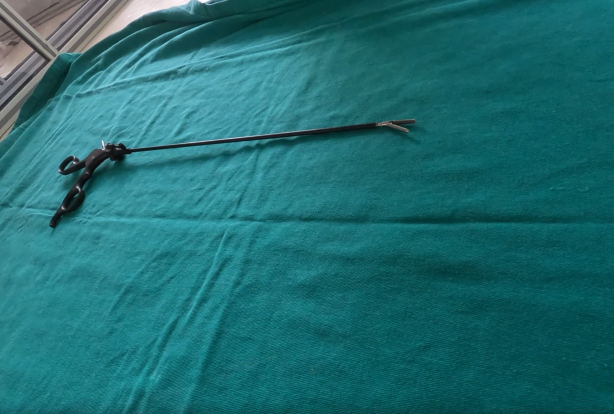
#> input picture images-cme/CME_13_1.jpg, 1228 x 828 px (shown at 1/2 size)
$ python atividade_pratica_3_b.py
#> lines starting #> are read from the running program, lines starting #| are printed output that depends on the picture; after the words box and inside, x2 and y2 are one past the last pixel; in counts of white or black regions, pixels touching at a corner belong together
### utils_para_questao_3a_3b.py
import cv2
from matplotlib import pyplot as plt
from collections import Counter
from skimage.color import rgb2lab, deltaE_cie76
from sklearn.cluster import KMeans

def RGB2HEX(color):
    return "#{:02x}{:02x}{:02x}".format(int(color[0]), int(color[1]), int(color[2]))

# [4 lines left out: function get_image, not called in this run]

def get_colors(image, number_of_colors, show_chart):

    modified_image = cv2.resize(image, (600, 400), interpolation = cv2.INTER_AREA)
    # KMeans expects the input to be of two dimensions, so we use Numpy’s reshape function to reshape the image data.
    modified_image = modified_image.reshape(modified_image.shape[0]*modified_image.shape[1], 3)

    clf = KMeans(n_clusters = number_of_colors)
    # We then fit and predict on the same image to extract the prediction into the variable labels.

    # fit_predict() is more relevant to unsupervised learning where we don't have labelled inputs
    labels = clf.fit_predict(modified_image)

    # conta a qtde de elementos presentes em cada cluster
    counts = Counter(labels)
    # print('counts before: ', counts)
    # sort to ensure correct color percentage
    counts = dict(sorted(counts.items()))
    # print('counts after: ', counts)

    center_colors = clf.cluster_centers_
    # We get ordered colors by iterating through the keys
    ordered_colors = [center_colors[i] for i in counts.keys()]
    hex_colors = [RGB2HEX(ordered_colors[i]) for i in counts.keys()]
    rgb_colors = [ordered_colors[i] for i in counts.keys()]

    if (show_chart):
        plt.figure(figsize = (8, 6))
        plt.pie(counts.values(), labels = hex_colors, colors = hex_colors)

    return rgb_colors

### atividade_pratica_3_b.py
import cv2
from utils_para_questao_3a_3b import get_colors

path1 = 'images-cme/CME_13_1.jpg'
path2 = 'images-cme/CME_13_2.jpg'
path3 = 'images-cme/CME_13_3.jpg'

cme_img_1 = cv2.imread('images-cme/CME_13_1.jpg')
#> cme_img_1 is the input picture: shape (828, 1228, 3); mean B, G, R 113.1, 108.8, 30.9
cme_img_2 = cv2.imread('images-cme/CME_13_2.jpg')
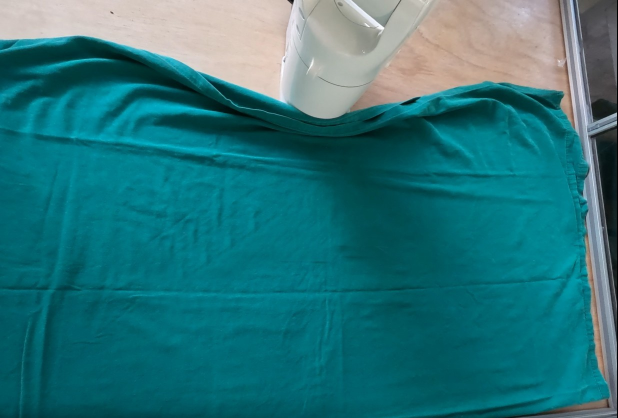
#> input picture images-cme/CME_13_2.jpg, 1236 x 836 px (shown at 1/2 size)
#> cme_img_2 is the input picture: shape (836, 1236, 3); mean B, G, R 123, 116.7, 40.3
cme_img_3 = cv2.imread('images-cme/CME_13_3.jpg')
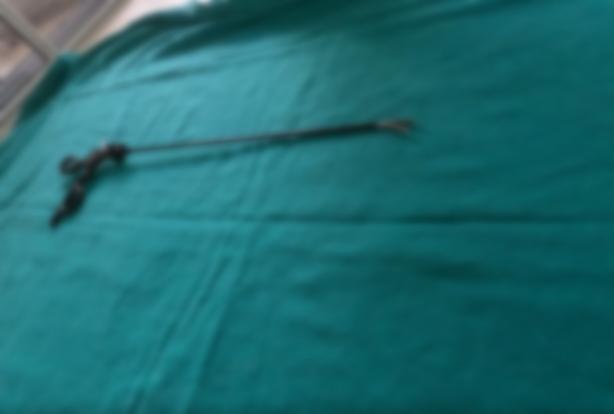
#> input picture images-cme/CME_13_3.jpg, 1228 x 828 px (shown at 1/2 size)
#> cme_img_3 is the input picture: shape (828, 1228, 3); mean B, G, R 112.2, 107.8, 30

cme_img_1 = cv2.cvtColor(cme_img_1, cv2.COLOR_BGR2RGB)
cme_img_2 = cv2.cvtColor(cme_img_2, cv2.COLOR_BGR2RGB)
cme_img_3 = cv2.cvtColor(cme_img_3, cv2.COLOR_BGR2RGB)

hsv_img_1 = cv2.cvtColor(cme_img_1, cv2.COLOR_RGB2HSV)
#> hsv_img_1: shape (828, 1228, 3); mean H, S, V 90.2, 194, 113.6
hsv_img_2 = cv2.cvtColor(cme_img_2, cv2.COLOR_RGB2HSV)
#> hsv_img_2: shape (836, 1236, 3); mean H, S, V 81.8, 201.7, 127.1
hsv_img_3 = cv2.cvtColor(cme_img_3, cv2.COLOR_RGB2HSV)
#> hsv_img_3: shape (828, 1228, 3); mean H, S, V 90.2, 194.5, 112.6

green_mask = (85, 30, 30)
green_mask_max = (180, 255, 240)

mask1 = cv2.inRange(hsv_img_1, green_mask, green_mask_max)
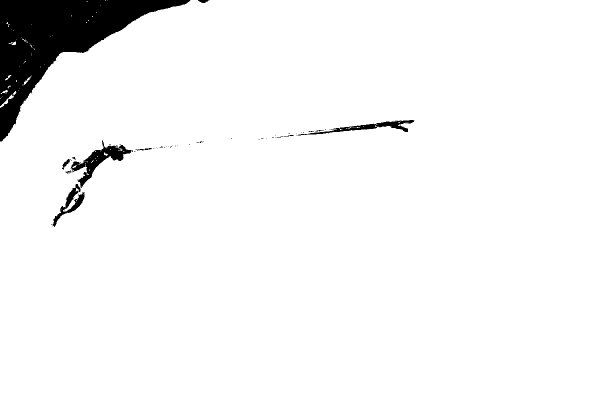
#> mask1: shape (828, 1228) (shown at 1/2 size); 95.7% white; 62 black regions (51 under 20 px), largest, box (x1, y1, x2, y2) and area: (0, 0, 381, 283) 37295, (142, 281, 266, 376) 2989, (595, 240, 828, 271) 1653
mask2 = cv2.inRange(hsv_img_2, green_mask, green_mask_max)
#> mask2: shape (836, 1236); 79.5% white; 107 black regions (89 under 20 px), largest, box (x1, y1, x2, y2) and area: (0, 0, 1173, 260) 180345, (1152, 0, 1236, 836) 21989, (1170, 467, 1220, 762) 4857
mask3 = cv2.inRange(hsv_img_3, green_mask, green_mask_max)
#> mask3: shape (828, 1228); 96.3% white; 15 black regions (10 under 20 px), largest, box (x1, y1, x2, y2) and area: (0, 0, 376, 281) 37362, (178, 305, 212, 330) 247, (226, 305, 242, 316) 117, (402, 0, 412, 3) 24, (776, 246, 784, 252) 24

correct_area1 = cv2.bitwise_and(cme_img_1, cme_img_1, mask=mask1)
correct_area2 = cv2.bitwise_and(cme_img_2, cme_img_2, mask=mask2)
correct_area3 = cv2.bitwise_and(cme_img_3, cme_img_3, mask=mask3)

graphic_information1 = get_colors(correct_area1, 2, True)
#> in get_colors, `counts = Counter(labels)`: counts = {1: 150996, 0: 89004}
#> in get_colors, `counts = dict(sorted(counts.items()))`: counts = {0: 89004, 1: 150996}
#> in get_colors, `ordered_colors = [center_colors[i] for i in counts.keys()]`: ordered_colors = [[48.08, 137.2, 144.9], [12.36, 84.06, 86.41]]
#> in get_colors, `hex_colors = [RGB2HEX(ordered_colors[i]) for i in counts.keys()]`: hex_colors = ['#308990', '#0c5456']
#> in get_colors, `rgb_colors = [ordered_colors[i] for i in counts.keys()]`: rgb_colors = [[48.08, 137.2, 144.9], [12.36, 84.06, 86.41]]
#> graphic_information1 = [[48.08, 137.2, 144.9], [12.36, 84.06, 86.41]]
graphic_information2 = get_colors(correct_area2, 2, True)
#> call 2 of get_colors, with number_of_colors = 2, show_chart = True
#> in get_colors (call 2), `modified_image = cv2.resize(image, (600, 400), interpolation = cv2.INT..`:
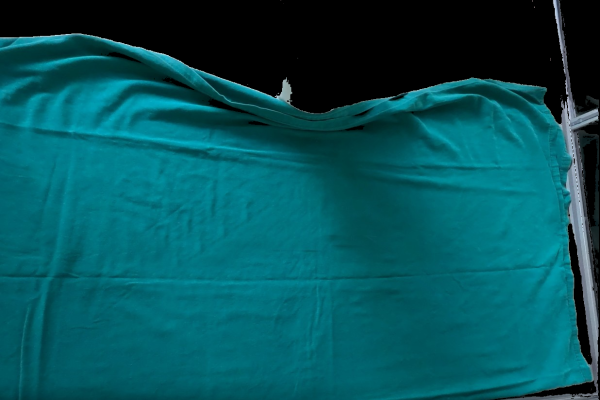
#> modified_image: shape (400, 600, 3); mean R, G, B 4.2, 82.8, 90.5
#> in get_colors (call 2), `counts = Counter(labels)`: counts = {1: 60598, 0: 179402}
#> in get_colors (call 2), `counts = dict(sorted(counts.items()))`: counts = {0: 179402, 1: 60598}
#> in get_colors (call 2), `ordered_colors = [center_colors[i] for i in counts.keys()]`: ordered_colors = [[5.31, 107.4, 117.7], [1.02, 10.05, 10.17]]
#> in get_colors (call 2), `hex_colors = [RGB2HEX(ordered_colors[i]) for i in counts.keys()]`: hex_colors = ['#056b75', '#010a0a']
#> in get_colors (call 2), `rgb_colors = [ordered_colors[i] for i in counts.keys()]`: rgb_colors = [[5.31, 107.4, 117.7], [1.02, 10.05, 10.17]]
#> graphic_information2 = [[5.31, 107.4, 117.7], [1.02, 10.05, 10.17]]
graphic_information3 = get_colors(correct_area3, 2, True)
#> call 3 of get_colors, with number_of_colors = 2, show_chart = True
#> in get_colors (call 3), `modified_image = cv2.resize(image, (600, 400), interpolation = cv2.INT..`:
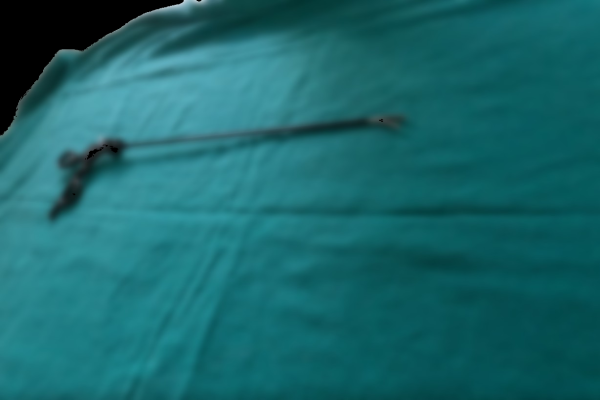
#> modified_image: shape (400, 600, 3); mean R, G, B 25.1, 103.1, 107.6
#> in get_colors (call 3), `counts = Counter(labels)`: counts = {1: 148091, 0: 91909}
#> in get_colors (call 3), `counts = dict(sorted(counts.items()))`: counts = {0: 91909, 1: 148091}
#> in get_colors (call 3), `ordered_colors = [center_colors[i] for i in counts.keys()]`: ordered_colors = [[45.58, 133.5, 141.3], [12.33, 84.24, 86.6]]
#> in get_colors (call 3), `hex_colors = [RGB2HEX(ordered_colors[i]) for i in counts.keys()]`: hex_colors = ['#2d858d', '#0c5456']
#> in get_colors (call 3), `rgb_colors = [ordered_colors[i] for i in counts.keys()]`: rgb_colors = [[45.58, 133.5, 141.3], [12.33, 84.24, 86.6]]
#> graphic_information3 = [[45.58, 133.5, 141.3], [12.33, 84.24, 86.6]]

if graphic_information1[0][0] < 6 and graphic_information1[1][0] < 6:
    print(f"Imagem {path1} não possui um instrumento medico")

if graphic_information2[0][0] < 6 and graphic_information2[1][0] < 6:
    print(f"Imagem {path2} não possui um instrumento medico")

if graphic_information3[0][0] < 6 and graphic_information3[1][0] < 6:
    print(f"Imagem {path3} não possui um instrumento medico")
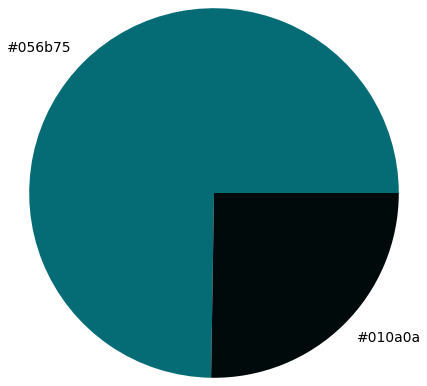
#> figure drawn by matplotlib, 1 panel
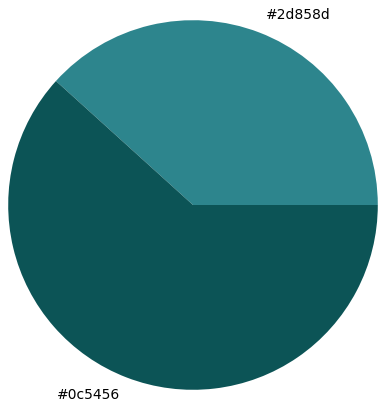
#> figure drawn by matplotlib, 1 panel
